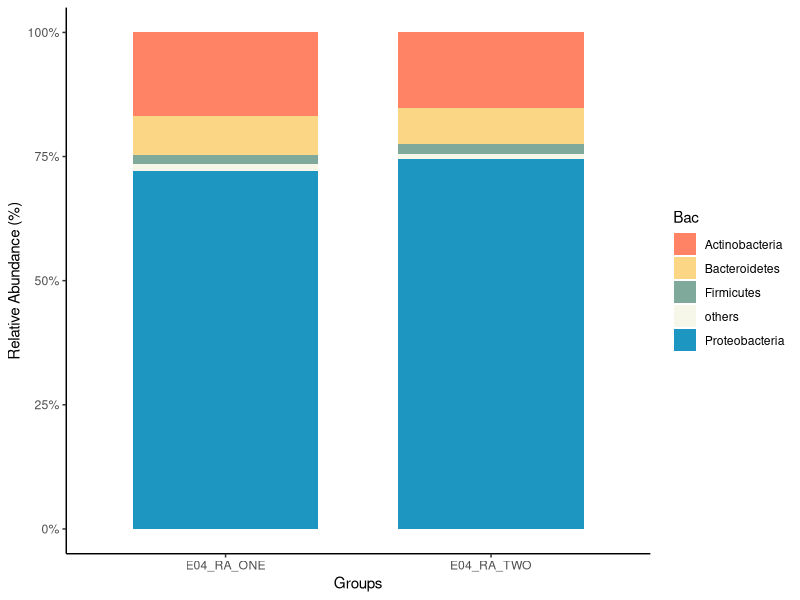
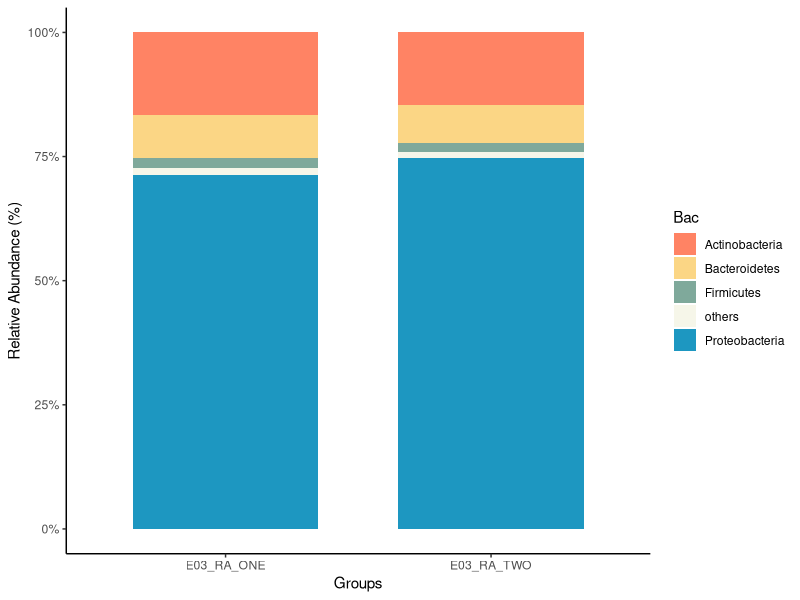
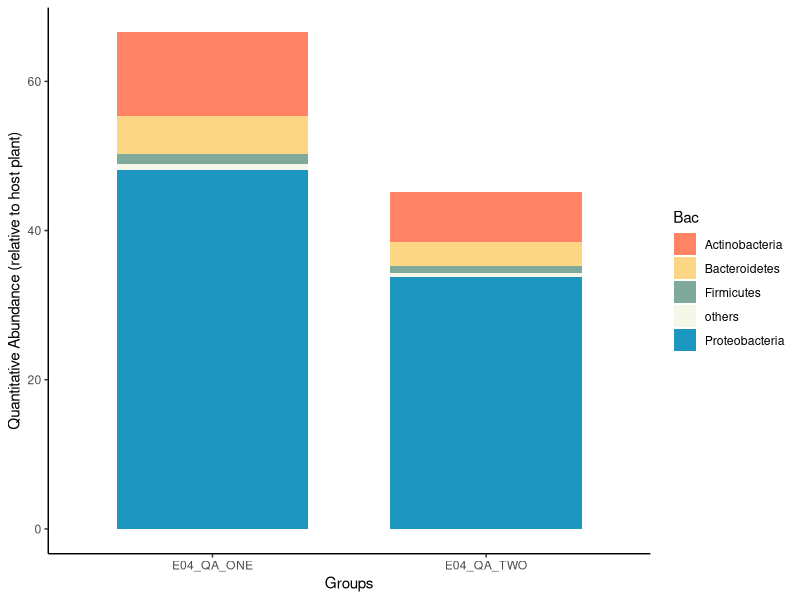
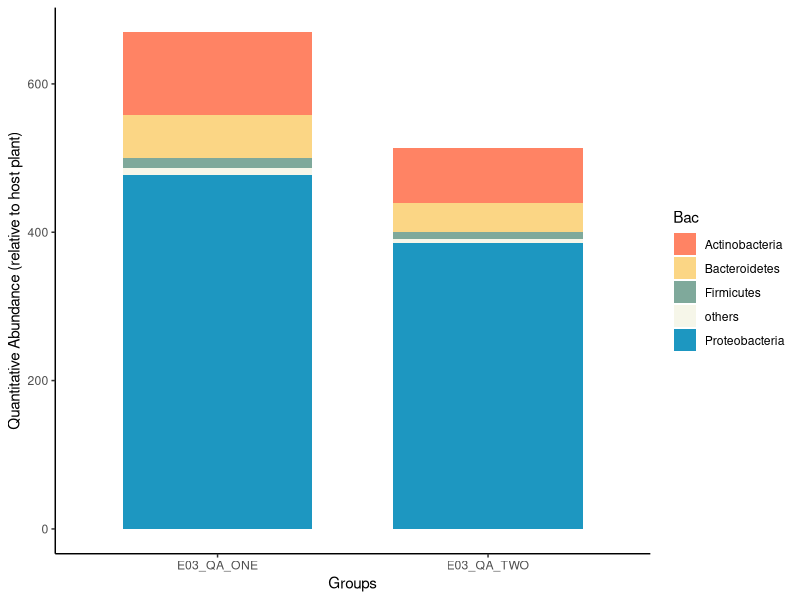
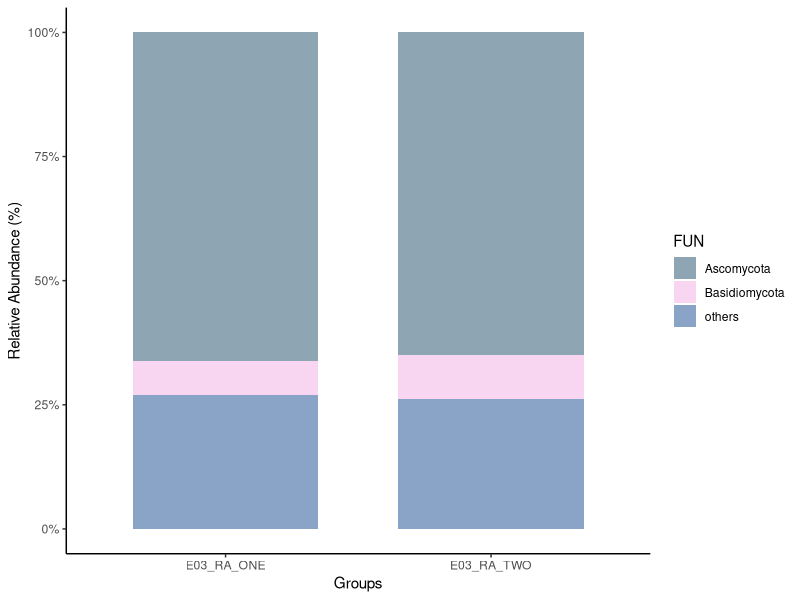
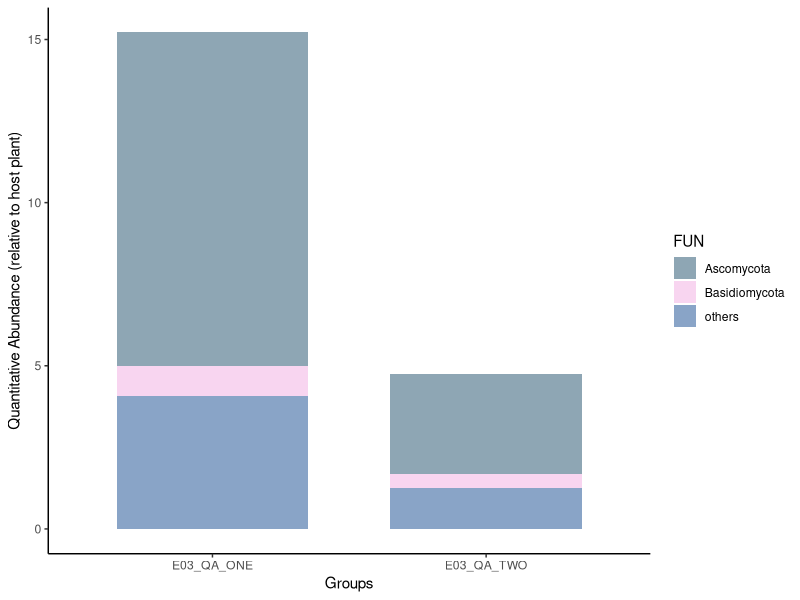

Source code (R) for these figures, in order:
## ---- chunk 1
rm(list=ls()) 

library(ggplot2)
library(ggpubr)
library(dplyr)
library(tidyr)
## ---- chunk 2
bac <- read.csv("data/20180808-fig4c-bac-all.csv")
fun <- read.csv("data/20180808-fig4c-fun-all.csv")
fun2<- read.csv("data/20180808-fig4c-fun-piont.csv")


## E04-BAC-RA

t2 <- select(bac, Bac, E04_RA_ONE, E04_RA_TWO)

bac04ra <- gather(t2, key = variable , value = count, `E04_RA_ONE`:`E04_RA_TWO`)

p2 = ggplot(bac04ra, aes(x=variable, y = count, fill = Bac )) + 
  geom_bar(stat = "identity",position="fill", width=0.7)+ 
  scale_fill_manual(values = c("#ff8364", "#fbd685", 
                               "#7fa99b", "#f6f6e9", "#1d97c1"))+
  scale_y_continuous(labels = scales::percent) + 
  xlab("Groups")+
  ylab("Relative Abundance (%)")+ 
  theme_classic()
p2
# 
# ggsave(paste("figure/20180808-fig4c-bac-ra-e04.pdf", sep=""), p2 , width = 6.5, height = 6)
# 

## E03-BAC-RA

t3 <- select(bac, Bac, E03_RA_ONE, E03_RA_TWO)

bac03ra <- gather(t3, key = variable , value = count, `E03_RA_ONE`:`E03_RA_TWO`)

p3 = ggplot(bac03ra, aes(x=variable, y = count, fill = Bac )) + 
  geom_bar(stat = "identity",position="fill", width=0.7)+ 
  scale_fill_manual(values = c("#ff8364", "#fbd685", 
                               "#7fa99b", "#f6f6e9", "#1d97c1"))+
  scale_y_continuous(labels = scales::percent) + 
  xlab("Groups")+
  ylab("Relative Abundance (%)")+ 
  theme_classic()
p3
# 
# ggsave(paste("figure/20180808-fig4c-bac-ra-e03.pdf", sep=""), p3 , width = 6.5, height = 6)
# 



## E04-BAC-QA

t5 <- select(bac, Bac, E04_QA_ONE, E04_QA_TWO)

bac04qa <- gather(t5, key = variable , value = count, `E04_QA_ONE`:`E04_QA_TWO`)

p5 = ggplot(bac04qa, aes(x=variable, y = count, fill = Bac )) + 
  geom_bar(stat = "identity", width=0.7) + 
  scale_fill_manual(values = c("#ff8364", "#fbd685", 
                               "#7fa99b", "#f6f6e9", "#1d97c1"))+
  xlab("Groups")+
  ylab("Quantitative Abundance (relative to host plant)")+ 
  theme_classic()
p5
# 
# ggsave(paste("figure/20180808-fig4c-bac-qa-e04.pdf", sep=""), p5, width = 6.5, height = 6)
# 

## E03-BAC-QA

t6 <- select(bac, Bac, E03_QA_ONE, E03_QA_TWO)

bac03qa <- gather(t6, key = variable , value = count, `E03_QA_ONE`:`E03_QA_TWO`)

p6 = ggplot(bac03qa, aes(x=variable, y = count, fill = Bac )) + 
  geom_bar(stat = "identity", width=0.7) + 
  scale_fill_manual(values = c("#ff8364", "#fbd685", 
                               "#7fa99b", "#f6f6e9", "#1d97c1"))+
  xlab("Groups")+
  ylab("Quantitative Abundance (relative to host plant)")+ 
  theme_classic()
p6
# 
# ggsave(paste("figure/20180808-fig4c-bac-qa-e03.pdf", sep=""), p6, width = 6.5, height = 6)
# 


## E03-FUN-RA

f2 <- select(fun, FUN, E03_RA_ONE, E03_RA_TWO)

fun03ra <- gather(f2, key = variable , value = count, `E03_RA_ONE`:`E03_RA_TWO`)

fp2 = ggplot(fun03ra, aes(x=variable, y = count, fill = FUN )) + 
  geom_bar(stat = "identity",position="fill", width=0.7)+ 
  scale_fill_manual(values = c("#8ea6b4", "#f8d5f0","#89a4c7"))+
  scale_y_continuous(labels = scales::percent) + 
  xlab("Groups")+
  ylab("Relative Abundance (%)")+ 
  theme_classic()
fp2
# ggsave(paste("figure/20180808-fig4c-fun-ra-e03.pdf", sep=""), fp2, width = 6.5, height = 6)



## E03-FUN-QA

f4 <- select(fun, FUN, E03_QA_ONE, E03_QA_TWO)

fun03qa <- gather(f4, key = variable , value = count, `E03_QA_ONE`:`E03_QA_TWO`)

fp4 = ggplot(fun03qa, aes(x=variable, y = count, fill = FUN )) + 
  geom_bar(stat = "identity", width=0.7) + 
  scale_fill_manual(values = c("#8ea6b4", "#f8d5f0","#89a4c7"))+
  xlab("Groups")+
  ylab("Quantitative Abundance (relative to host plant)")+ 
  theme_classic()
fp4

# ggsave(paste("figure/20180808-fig4c-fun-qa-e03.pdf", sep=""), fp4, width = 6.5, height = 6)


